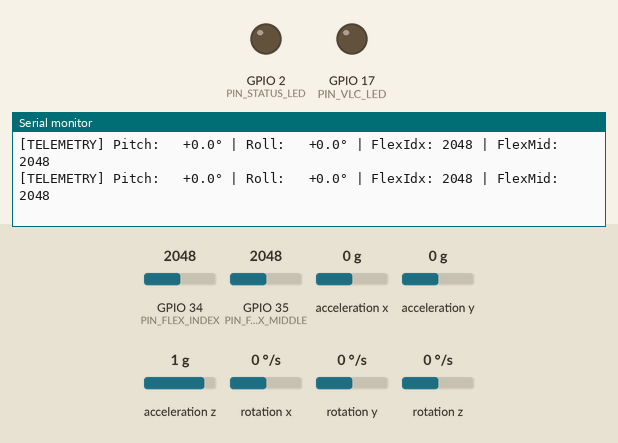
Simulated run of this sketch. Board: ESP32. Parts: output pins drawn as LEDs (lit = HIGH), the last lines printed to the serial monitor. Wiring (inferred from the names in the program): MPU-6050 motion sensor at I2C address 0x68. Inputs (shaded band) come from the test bench; at power-on: acceleration x 0 g, GPIO 34 (PIN_FLEX_INDEX) = 2048, GPIO 35 (PIN_FLEX_MIDDLE) = 2048, acceleration y 0 g, acceleration z 1 g, rotation x 0 °/s, rotation y 0 °/s, rotation z 0 °/s (analog values on the 0–4095 scale).

Above: at 1.7 s.
1.8 s: acceleration x set to -1.4 g
At 2.45 s:
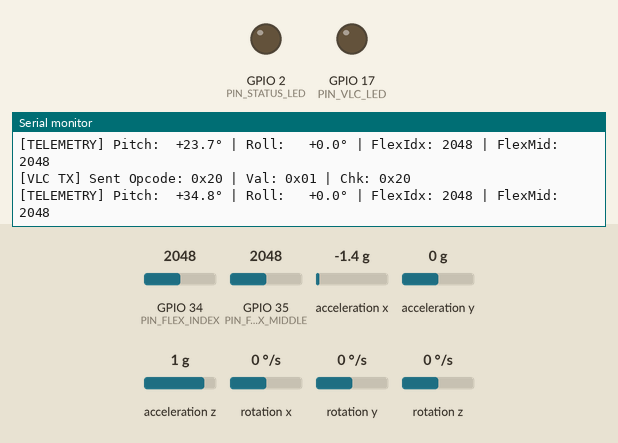
3.7 s: GPIO 34 (PIN_FLEX_INDEX) set to 1913
At 4.15 s:
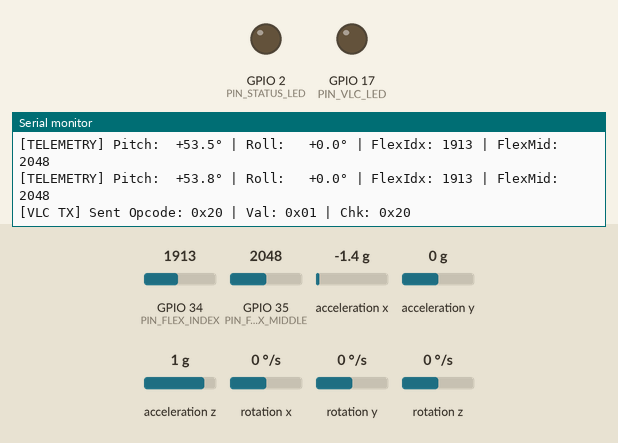
5.2 s: GPIO 34 (PIN_FLEX_INDEX) set to 1790
At 5.61 s:
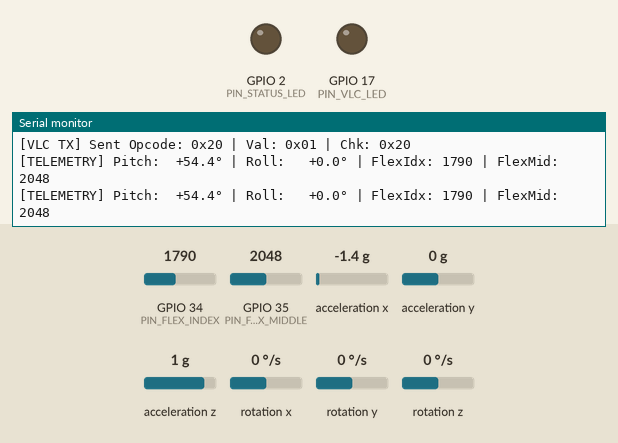
6.7 s: GPIO 35 (PIN_FLEX_MIDDLE) set to 1878
At 6.71 s:
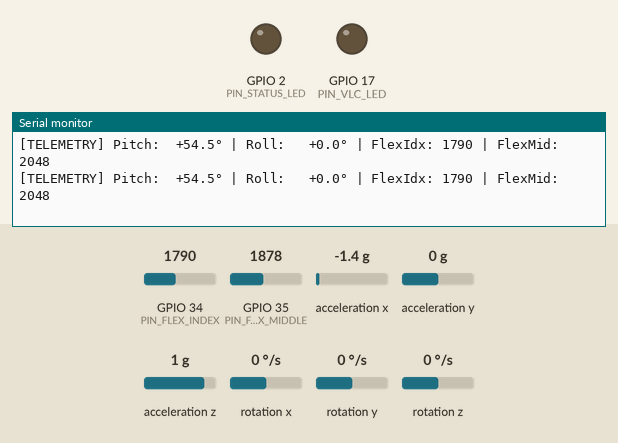
8.2 s: GPIO 35 (PIN_FLEX_MIDDLE) set to 1801
At 8.47 s:
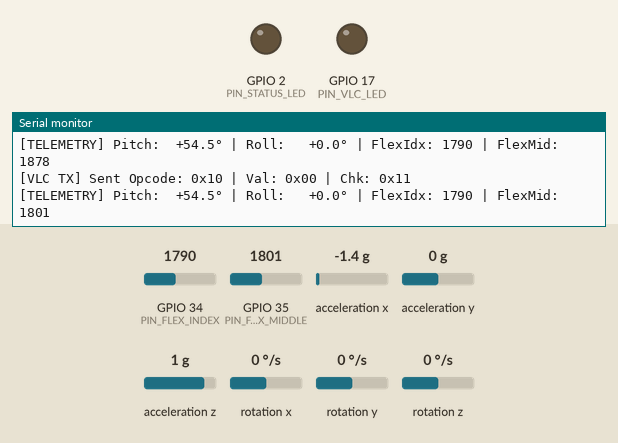
Timing chart, 0 to 11.2 s (numbered marks = the images above; inputs shaded):
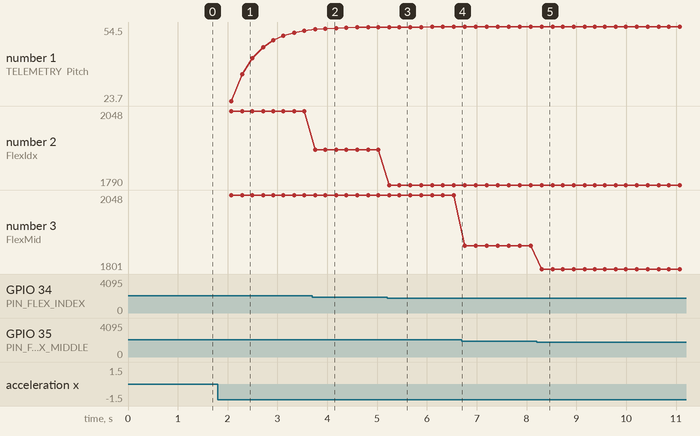

Measured:
- the behaviour switches between 1850 and 1849 on GPIO 34 (PIN_FLEX_INDEX) (found by bisection; images 2 and 3)
- after the input at 1.8 s, the serial monitor: prints a new line after 0.05 s (image 1)
- after the input at 3.7 s, the serial monitor: prints a new line after 0.06 s (image 2)
- after the input at 5.2 s, the serial monitor: prints a new line at once (image 3)
- after the input at 8.2 s, the serial monitor: prints a new line after 0.06 s (image 5)
- plotted number 2: 2048 → 1913 after the input at 3.7 s, 1913 → 1790 after the input at 5.2 s
- plotted number 3: 2048 → 1878 after the input at 6.7 s, 1878 → 1801 after the input at 8.2 s

The sketch:

transmitter_glove.ino
```cpp
#include <Wire.h>
#include "config.h"

// MPU-6050 Register Addresses
#define MPU6050_ADDR         0x68
#define MPU6050_SMPLRT_DIV   0x19
#define MPU6050_CONFIG       0x1A
#define MPU6050_GYRO_CONFIG  0x1B
#define MPU6050_ACCEL_CONFIG 0x1C
#define MPU6050_ACCEL_XOUT_H 0x3B
#define MPU6050_PWR_MGMT_1   0x6B

// Hardware Serial 2 for Optical VLC Transmission over Light
HardwareSerial VlcSerial(2);

// Filter State Variables
float pitch = 0.0f;
float roll  = 0.0f;
unsigned long lastSampleTime = 0;

// Gesture State Machine Variables
uint8_t currentCandidate = CMD_NONE;
unsigned long candidateStartTime = 0;
unsigned long lastCommandSentTime = 0;

// Forward Declarations
void initMPU6050();
void readSensors(float &outPitch, float &outRoll, int &outFlexIdx, int &outFlexMid);
uint8_t classifyGesture(float p, float r, int flexIdx, int flexMid, uint8_t &outValue);
void transmitVlcPacket(uint8_t opcode, uint8_t value);

void setup() {
  Serial.begin(115200);
  delay(500);
  Serial.println(F("=================================================="));
  Serial.println(F("  EW GLOVE TRANSMITTER - VISIBLE LIGHT COMM (VLC) "));
  Serial.println(F("=================================================="));

  // Configure Pins
  pinMode(PIN_VLC_LED, OUTPUT);
  digitalWrite(PIN_VLC_LED, LOW);
  pinMode(PIN_STATUS_LED, OUTPUT);
  digitalWrite(PIN_STATUS_LED, LOW);

  pinMode(PIN_FLEX_INDEX, INPUT);
  pinMode(PIN_FLEX_MIDDLE, INPUT);
  analogReadResolution(12); // ESP32 12-bit ADC (0 - 4095)

  // Configure Hardware Serial for VLC Optical Channel
  // TX on PIN_VLC_LED (GPIO 17), RX unused (-1)
  VlcSerial.begin(VLC_BAUD_RATE, SERIAL_8N1, -1, PIN_VLC_LED);

  // Initialize I2C Bus for MPU-6050
  Wire.begin(PIN_I2C_SDA, PIN_I2C_SCL, 400000); // 400 kHz Fast I2C
  initMPU6050();

  lastSampleTime = millis();
  Serial.println(F("[SYSTEM] Initialization Complete. Optical transmitter active."));
}

void loop() {
  unsigned long now = millis();
  if (now - lastSampleTime < SAMPLE_INTERVAL_MS) {
    return;
  }
  float dt = (now - lastSampleTime) / 1000.0f;
  lastSampleTime = now;

  // 1. Read Sensors & Compute Orientation
  int flexIndexRaw = 0;
  int flexMiddleRaw = 0;
  readSensors(pitch, roll, flexIndexRaw, flexMiddleRaw);

  // 2. Classify Gesture Candidate
  uint8_t payloadValue = 0x00;
  uint8_t detected = classifyGesture(pitch, roll, flexIndexRaw, flexMiddleRaw, payloadValue);

  // 3. Debounce & State Machine
  if (detected != CMD_NONE) {
    if (detected == currentCandidate) {
      // Check if sustained for the required stability window
      if ((now - candidateStartTime >= GESTURE_STABLE_TIME_MS) &&
          (now - lastCommandSentTime >= GESTURE_COOLDOWN_MS)) {

        // Transmit over optical channel
        transmitVlcPacket(detected, payloadValue);
        lastCommandSentTime = now;
        currentCandidate = CMD_NONE; // Reset after trigger
      }
    } else {
      currentCandidate = detected;
      candidateStartTime = now;
    }
  } else {
    currentCandidate = CMD_NONE;
  }

  // Periodic Telemetry Output (Every 200 ms)
  static unsigned long lastLog = 0;
  if (now - lastLog > 200) {
    lastLog = now;
    Serial.printf("[TELEMETRY] Pitch: %+6.1f° | Roll: %+6.1f° | FlexIdx: %4d | FlexMid: %4d\n",
                  pitch, roll, flexIndexRaw, flexMiddleRaw);
  }
}

// ==========================================
// MPU-6050 HARDWARE INITIALIZATION
// ==========================================
void initMPU6050() {
  Wire.beginTransmission(MPU6050_ADDR);
  Wire.write(MPU6050_PWR_MGMT_1);
  Wire.write(0x00); // Wake up device (clear SLEEP bit)
  uint8_t err = Wire.endTransmission();

  if (err != 0) {
    Serial.printf("[ERROR] MPU-6050 not found on I2C address 0x%02X! Check wiring.\n", MPU6050_ADDR);
    while (1) {
      digitalWrite(PIN_STATUS_LED, !digitalRead(PIN_STATUS_LED));
      delay(150);
    }
  }

  // Accelerometer Config: ±2g
  Wire.beginTransmission(MPU6050_ADDR);
  Wire.write(MPU6050_ACCEL_CONFIG);
  Wire.write(0x00);
  Wire.endTransmission();

  // Gyroscope Config: ±250 °/s
  Wire.beginTransmission(MPU6050_ADDR);
  Wire.write(MPU6050_GYRO_CONFIG);
  Wire.write(0x00);
  Wire.endTransmission();

  Serial.println(F("[SENSOR] MPU-6050 successfully initialized."));
}

// ==========================================
// SENSOR READING & COMPLEMENTARY FILTER
// ==========================================
void readSensors(float &outPitch, float &outRoll, int &outFlexIdx, int &outFlexMid) {
  // Read Flex Sensors (Multisample average for noise immunity)
  long sumIdx = 0, sumMid = 0;
  for (int i = 0; i < 4; i++) {
    sumIdx += analogRead(PIN_FLEX_INDEX);
    sumMid += analogRead(PIN_FLEX_MIDDLE);
  }
  outFlexIdx = sumIdx / 4;
  outFlexMid = sumMid / 4;

  // Read MPU-6050 Accelerometer & Gyroscope
  Wire.beginTransmission(MPU6050_ADDR);
  Wire.write(MPU6050_ACCEL_XOUT_H);
  Wire.endTransmission(false);
  Wire.requestFrom((uint8_t)MPU6050_ADDR, (uint8_t)14, (uint8_t)true);

  if (Wire.available() >= 14) {
    int16_t axRaw = (Wire.read() << 8) | Wire.read();
    int16_t ayRaw = (Wire.read() << 8) | Wire.read();
    int16_t azRaw = (Wire.read() << 8) | Wire.read();
    Wire.read(); Wire.read(); // Skip temperature
    int16_t gxRaw = (Wire.read() << 8) | Wire.read();
    int16_t gyRaw = (Wire.read() << 8) | Wire.read();
    int16_t gzRaw = (Wire.read() << 8) | Wire.read();

    // Convert raw values to physical units (g and °/s)
    float ax = axRaw / 16384.0f;
    float ay = ayRaw / 16384.0f;
    float az = azRaw / 16384.0f;
    float gx = gxRaw / 131.0f;
    float gy = gyRaw / 131.0f;

    // Accelerometer Euler angles
    float pitchAcc = atan2(-ax, sqrt(ay * ay + az * az)) * 180.0f / PI;
    float rollAcc  = atan2(ay, az) * 180.0f / PI;

    // Complementary Filter
    float dt = SAMPLE_INTERVAL_MS / 1000.0f;
    outPitch = COMPLEMENTARY_ALPHA * (outPitch + gy * dt) + (1.0f - COMPLEMENTARY_ALPHA) * pitchAcc;
    outRoll  = COMPLEMENTARY_ALPHA * (outRoll  + gx * dt) + (1.0f - COMPLEMENTARY_ALPHA) * rollAcc;
  }
}

// ==========================================
// GESTURE CLASSIFIER
// ==========================================
uint8_t classifyGesture(float p, float r, int flexIdx, int flexMid, uint8_t &outValue) {
  outValue = 0x00;

  bool isIndexBent  = (flexIdx < FLEX_THRESHOLD_BENT);
  bool isMiddleBent = (flexMid < FLEX_THRESHOLD_BENT);
  bool isIndexStraight  = (flexIdx > FLEX_THRESHOLD_STRAIGHT);
  bool isMiddleStraight = (flexMid > FLEX_THRESHOLD_STRAIGHT);

  // Gesture 1: Fist Clench (Both fingers bent) -> Play / Pause
  if (isIndexBent && isMiddleBent) {
    return CMD_PLAY_PAUSE;
  }

  // Gesture 2: Index Point (Index straight, middle curled) -> Select Speaker A
  if (isIndexStraight && isMiddleBent) {
    return CMD_SELECT_SPK_A;
  }

  // Gesture 3: Peace / V-Sign (Both fingers extended) -> Select Speaker B
  if (isIndexStraight && isMiddleStraight) {
    // If hand is rotated significantly, aim servo
    if (r > 20.0f && r < 160.0f && abs(p) < 20.0f) {
      outValue = (uint8_t)constrain((int)r, 0, 180);
      return CMD_SERVO_AIM;
    }
  }

  // Gesture 4: Pitch Tilts (Fingers in neutral/open position)
  if (!isIndexBent && !isMiddleBent) {
    if (p > PITCH_THRESHOLD_UP) {
      outValue = 0x01; // Step increment
      return CMD_VOL_UP;
    }
    if (p < PITCH_THRESHOLD_DOWN) {
      outValue = 0x01; // Step decrement
      return CMD_VOL_DOWN;
    }
    if (r < ROLL_THRESHOLD_LEFT) {
      return CMD_TRACK_PREV;
    }
    if (r > ROLL_THRESHOLD_RIGHT) {
      return CMD_TRACK_NEXT;
    }
  }

  return CMD_NONE;
}

// ==========================================
// VLC OPTICAL PACKET TRANSMISSION
// ==========================================
void transmitVlcPacket(uint8_t opcode, uint8_t value) {
  // Compute XOR checksum: DEV_ID ^ OPCODE ^ VALUE
  uint8_t checksum = VLC_DEVICE_ID ^ opcode ^ value;

  uint8_t packet[6];
  packet[0] = VLC_SYNC_BYTE_1;
  packet[1] = VLC_SYNC_BYTE_2;
  packet[2] = VLC_DEVICE_ID;
  packet[3] = opcode;
  packet[4] = value;
  packet[5] = checksum;

  digitalWrite(PIN_STATUS_LED, HIGH);

  // Transmit 6-byte optical packet over Visible LED
  VlcSerial.write(packet, sizeof(packet));
  VlcSerial.flush(); // Ensure transmission complete

  digitalWrite(PIN_STATUS_LED, LOW);

  Serial.printf("[VLC TX] Sent Opcode: 0x%02X | Val: 0x%02X | Chk: 0x%02X\n",
                opcode, value, checksum);
}
```

config.h
```cpp
#ifndef CONFIG_TRANSMITTER_H
#define CONFIG_TRANSMITTER_H

#include <Arduino.h>

// ==========================================
// PIN ALLOCATIONS
// ==========================================
#define PIN_I2C_SDA         21    // MPU-6050 SDA
#define PIN_I2C_SCL         22    // MPU-6050 SCL

#define PIN_FLEX_INDEX      34    // ADC1_CH6 (Index finger flex sensor divider)
#define PIN_FLEX_MIDDLE     35    // ADC1_CH7 (Middle finger flex sensor divider)

#define PIN_VLC_LED         17    // Visible Light Emitter Driver (Base of 2N2222)
#define PIN_STATUS_LED      2     // Onboard debug LED

// ==========================================
// VLC PROTOCOL DEFINITIONS
// ==========================================
#define VLC_SYNC_BYTE_1     0xAA
#define VLC_SYNC_BYTE_2     0x55
#define VLC_DEVICE_ID       0x01

#define CMD_NONE            0x00
#define CMD_PLAY_PAUSE      0x10
#define CMD_VOL_UP          0x20
#define CMD_VOL_DOWN        0x21
#define CMD_TRACK_NEXT      0x30
#define CMD_TRACK_PREV      0x31
#define CMD_SELECT_SPK_A    0x40
#define CMD_SELECT_SPK_B    0x41
#define CMD_SERVO_AIM       0x50
#define CMD_MUTE_ALL        0x60

// Optical transmission baud rate (Baseband UART-over-Light)
#define VLC_BAUD_RATE       2400

// ==========================================
// KINEMATIC THRESHOLDS & CALIBRATION
// ==========================================
// Flex Sensor ADC Thresholds (12-bit ADC: 0 - 4095)
// Flat / Straight finger: ~2400 - 2800
// Bent 90 degrees: ~1400 - 1800
#define FLEX_THRESHOLD_BENT       1850
#define FLEX_THRESHOLD_STRAIGHT   2300

// IMU Tilt Angles (Degrees)
#define PITCH_THRESHOLD_UP        28.0f
#define PITCH_THRESHOLD_DOWN     -28.0f
#define ROLL_THRESHOLD_RIGHT      32.0f
#define ROLL_THRESHOLD_LEFT      -32.0f

// Filter constant for complementary filter
#define COMPLEMENTARY_ALPHA       0.96f

// Timing & Debouncing (Milliseconds)
#define SAMPLE_INTERVAL_MS        20    // 50 Hz sensor loop
#define GESTURE_STABLE_TIME_MS    60    // 3 consecutive identical samples
#define GESTURE_COOLDOWN_MS       350   // Refractory lockout period between commands

#endif // CONFIG_TRANSMITTER_H
```
